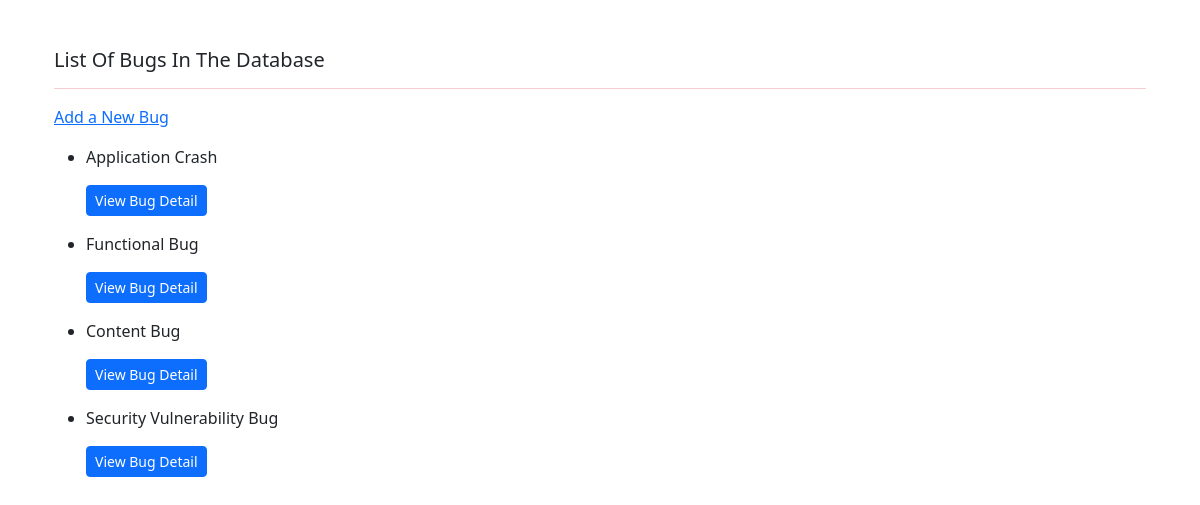
The app's page /bug_list/, older data.
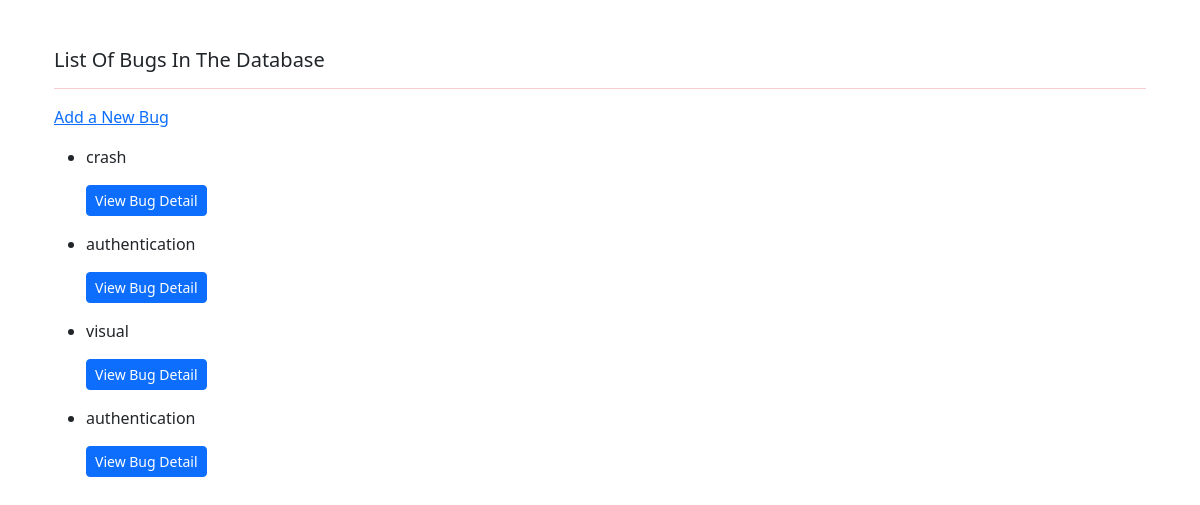
The same page, newer data.
### bug/models.py (models this page shows, shortened)
class Bug(models.Model):
    STATUSES =[
            ('new', 'New'),
            ('open', 'Open'),
            ('critical', 'Critical'),
            ('to_do', 'To Do'),
            ('assigned', 'Assigned'),
            ('in_progress', 'In Progress'),
            ('resolved', 'Resolved'),
            ('closed', 'Closed'),
            ('reopened', 'Reopened'),
            ('duplicate', 'Duplicate'),
            ('invalid', 'Invalid'),
            ('wont_fix', "Won't Fix"),
    ]
    BUG_TYPES = [
    ('functional', 'Functional Issue'),
    ('performance', 'Performance Issue'),
    ('security', 'Security Issue'),
    ('usability', 'Usability Issue'),
    ('compatibility', 'Compatibility Issue'),
    ('visual', 'Visual/Design Issue'),
    ('other', 'Other Issue'),
    ('database', 'Database Issue'),
    ('network', 'Network Issue'),
    ('crash', 'Application Crash'),
    ('installation', 'Installation Issue'),
    ('documentation', 'Documentation Issue'),
    ('data_loss', 'Data Loss Issue'),
    ('accessibility', 'Accessibility Issue'),
    ('authentication', 'Authentication Issue'),
    ('workflow', 'Workflow Issue'),
]
    description = models.TextField()
    bug_type = models.CharField(max_length=225, choices=BUG_TYPES)
    report_date = models.DateTimeField(default=datetime.now)
    status = models.CharField(max_length=50, choices=STATUSES)

### bug/views.py (the view)
# urls.py: path("bug_list/", BugListView.as_view(), name="bug_list"),
class BugListView(ListView):
    model = Bug
    template_name = 'bug_list.html'
    context_object_name = 'bugs'

### bug/templates/bug_list.html (shortened to what this page needs)
{% extends "base.html" %}
{% block content %}
    <div class="container">
        <div class="row">
            <div class="col">
                <div>
                        <h5>List Of Bugs In The Database</h5>
                    <hr class=" text-danger">
                    <a href=" {% url "add_bug"%}" >Add a New Bug</a>
                        <ul class="mt-3">
                            {% for bug in bugs %}
                            <li> {{bug.bug_type}} <br> <small><a href=" {% url "bug_detail" bug.pk %}" class="btn btn-primary btn-sm my-3">View Bug Detail</a>  </small></li>
                            {% endfor %}
                        </ul>
                </div>
            </div>
        </div>
    </div>
{% endblock content %}

### bug/templates/base.html (shortened to what this page needs)
{% load static %}
<!DOCTYPE html>
<html lang="en">
<head>
  <link rel="stylesheet" href="{% static 'css/bootstrap.min.css' %}">
</head>
<body>
  <div class="container mt-5">
    <div class="row">
      <div class="col">
        {% block content %}
        {% endblock content %}
      </div>
    </div>
  </div>
</body>
</html>

Row changes from the older to the newer data that the page shows:
changed Bug: bug_type "Application Crash" → "crash"
changed Bug (number 2 of 4 on the later page): bug_type "Functional Bug" → "authentication"
changed Bug: bug_type "Content Bug" → "visual"
changed Bug (number 4 of 4 on the later page): bug_type "Security Vulnerability Bug" → "authentication"
